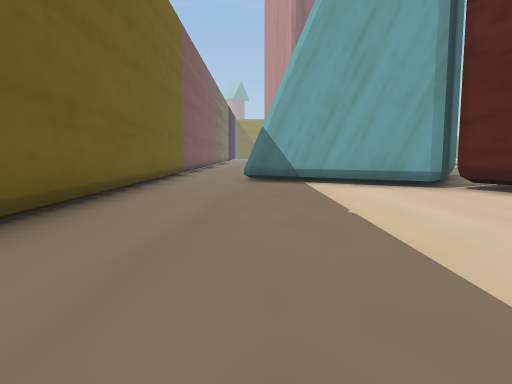
View 1 (above)

24 first-person views from a walk through a 3-D level made in the Unity game engine. The camera is 1.4 m above the floor, tilts 6° down and sees 70° across. The floor is counted in squares, 2 m on a side. Each view is taken from the middle of a square. On the plan, view 1 faces up. The plan holds only what a view shows up to about 11 squares ahead; the rest is blank. The place goes on beyond the plan. Some surface patterns are stand-ins.

View 2
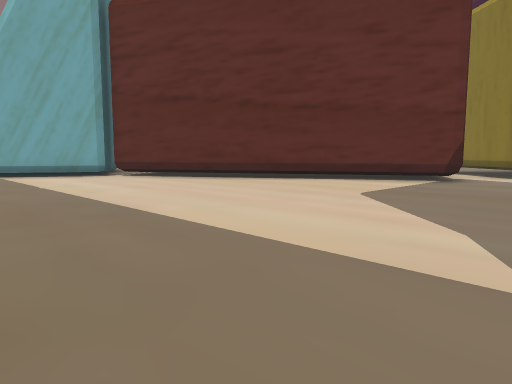

View 3
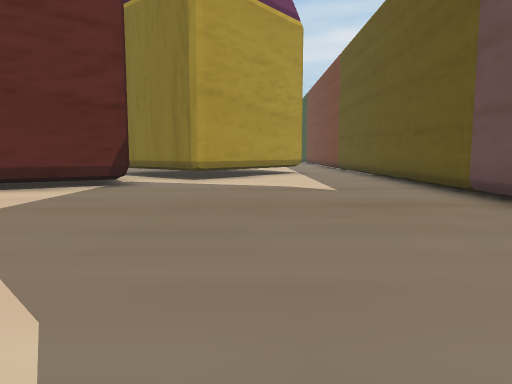

View 4
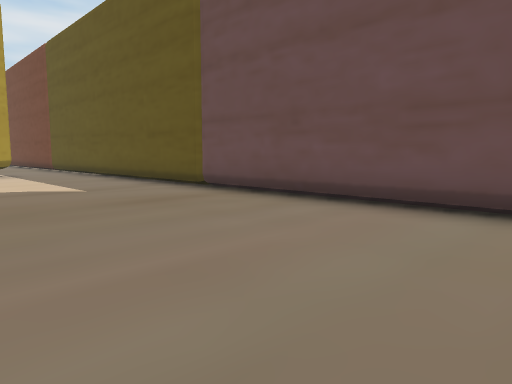

View 5
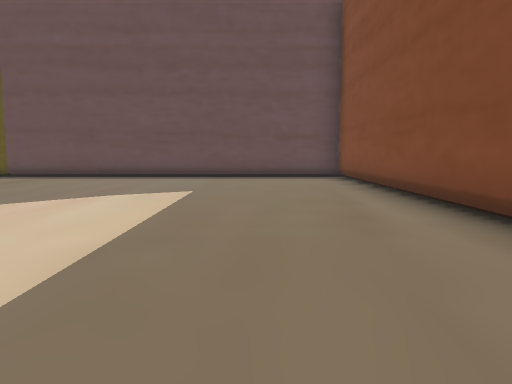

View 6
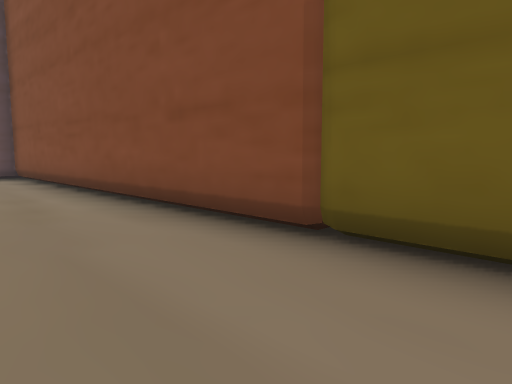

View 7
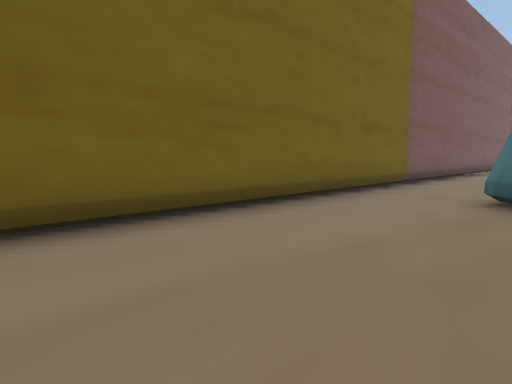

View 8
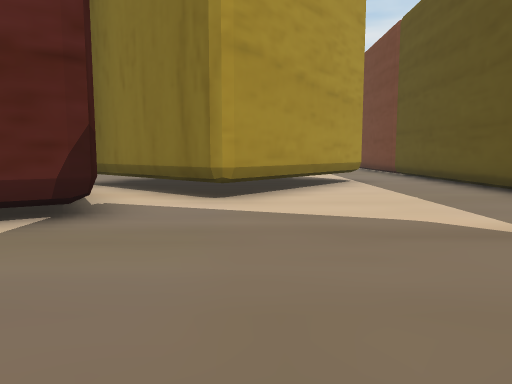

View 9
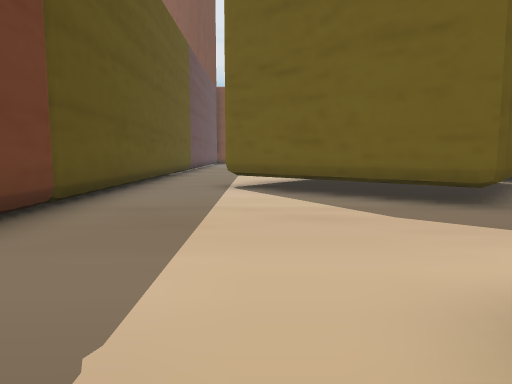

View 10
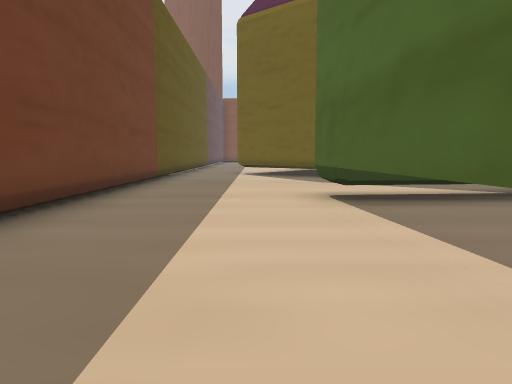

View 11
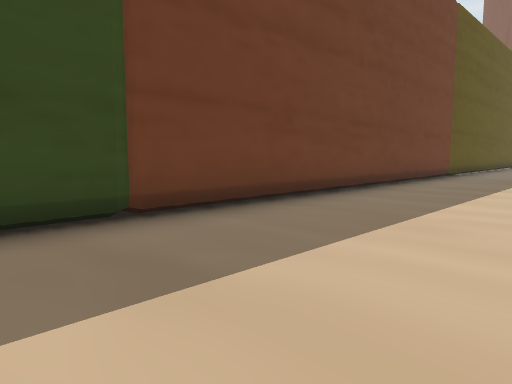

View 12
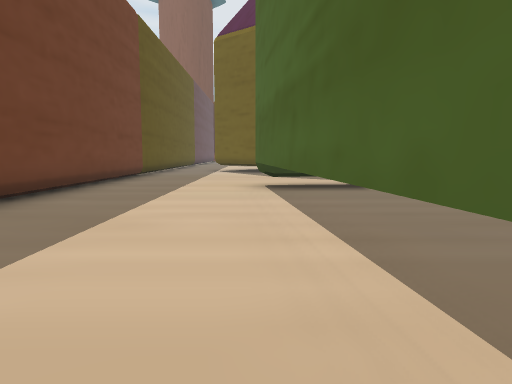

View 13
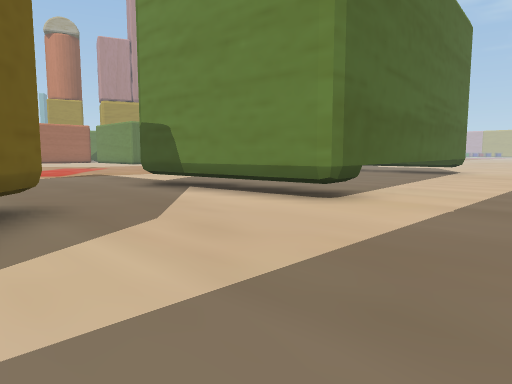

View 14
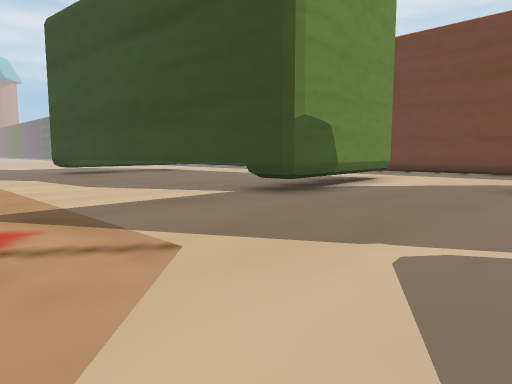

View 15
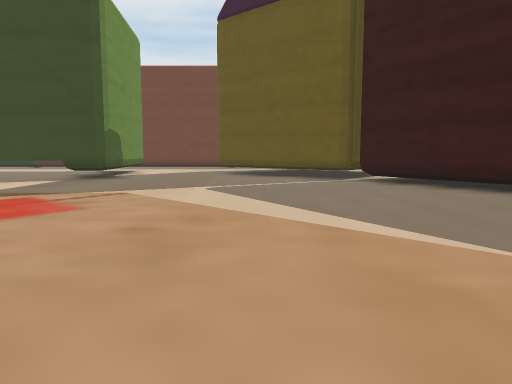

View 16
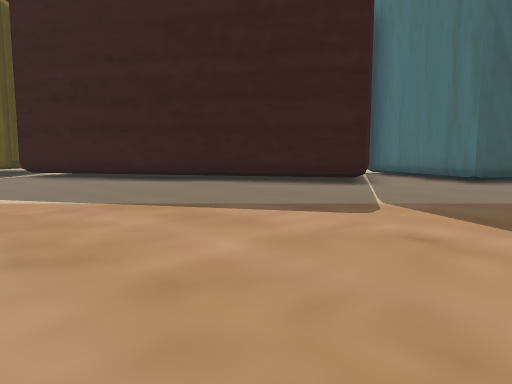

View 17
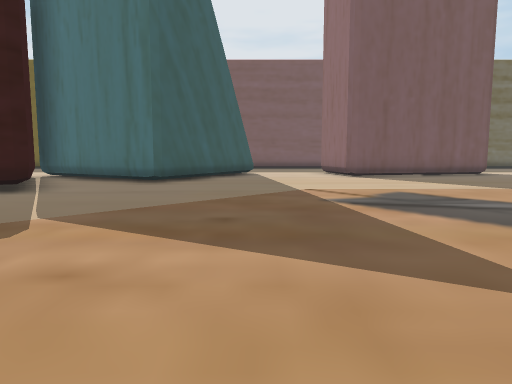

View 18
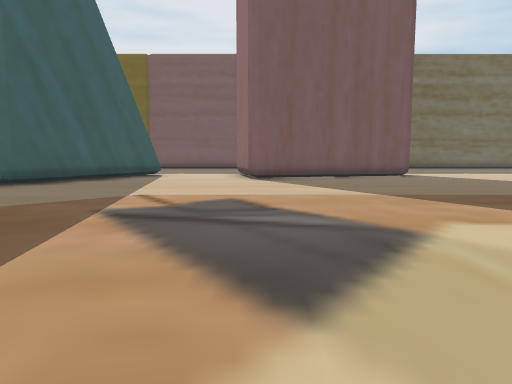

View 19
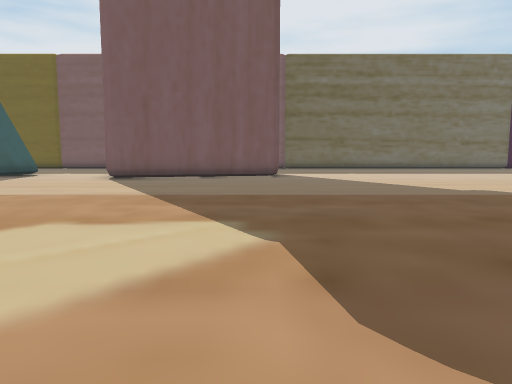

View 20
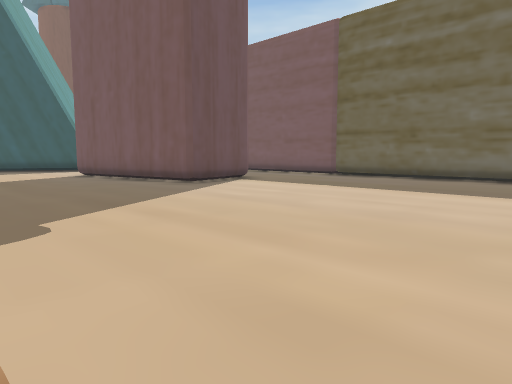

View 21
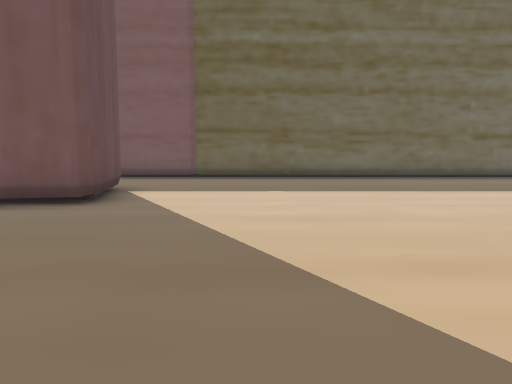

View 22
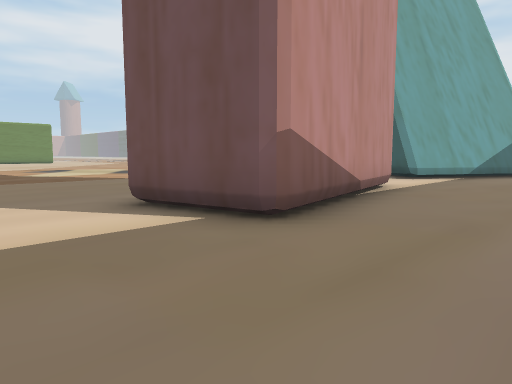

View 23
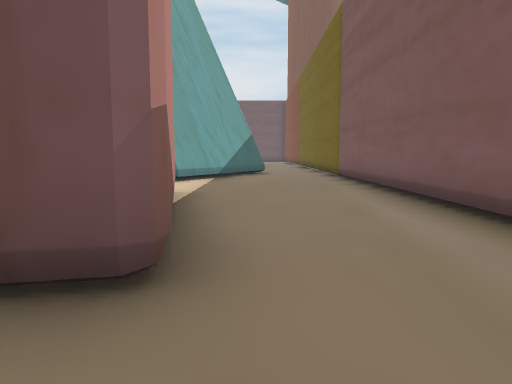

View 24
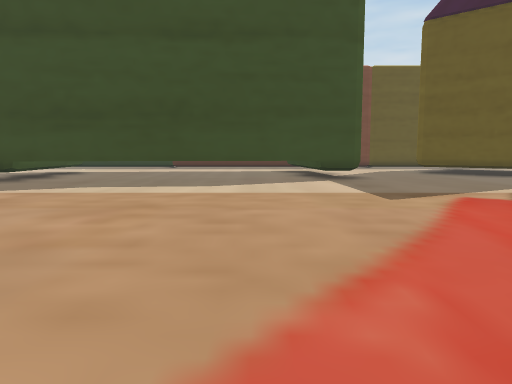

### Floor plan
Key: @ floor where view 1 was taken; # wall or solid block; . floor; T thing the floor can be seen under or through.
Columns run from 3 left of view 1 to 29 right of it. Each row starts with its distance up from view 1.
 30 #...
 29 #....   ....
 28 #...........
 27 #...........
 26 #...........
 25 #............
 24 #.............
 23 #...............
 22 #................
 21 #...###...........
 20 #...###..........
 19 #...###.........
 18 #...###..........
 17 #....##...........
 16 #................
 15 #.................
 14 #...................
 13 #....###............
 12 #...## ##...........
 11 #...#   ##..........      .
 10 #..##   #............    ...
  9 #...#####. ##.........  .....
  8 #.....##    #.........  .....
  7 #......##   ##................
  6 #.......##   #.................
  5 #........#   ##................
  4 #........##   ##................
  3 #.........#    #.................
  2 #.........##   ##...............#
  1 #..........##   ##.....TT########
  0 #..@........#  ####....TT
 -1 #...........#..#  ##....T
 -2 #.............##   ##...TT
 -3 #.............##  ##....TTT#####
 -4 #..............####.....TT.......
 -5 #................##..............
 -6 #................................
 -7 #................................
 -8 ################################

Where each view was taken, in squares from view 1:
view 1: 0 up, 0 right, facing up
view 2: 4 down, 1 left, facing up-right
view 3: 4 down, 1 right, facing right
view 4: 3 down, 1 right, facing down-right
view 5: 3 up, 0 right, facing down
view 6: 4 up, 0 right, facing down-left
view 7: 4 up, 1 right, facing up-left
view 8: 3 down, 5 right, facing right
view 9: 5 down, 22 right, facing left
view 10: 5 down, 27 right, facing left
view 11: 4 down, 29 right, facing down-left
view 12: 4 down, 29 right, facing left
view 13: 7 down, 16 right, facing up-right
view 14: 6 up, 16 right, facing down-right
view 15: 11 up, 16 right, facing down
view 16: 14 up, 16 right, facing down-left
view 17: 14 up, 15 right, facing left
view 18: 17 up, 14 right, facing left
view 19: 21 up, 14 right, facing left
view 20: 29 up, 8 right, facing down-left
view 21: 24 up, 8 right, facing left
view 22: 24 up, 2 left, facing down-right
view 23: 23 up, 0 right, facing down
view 24: 11 up, 23 right, facing down
